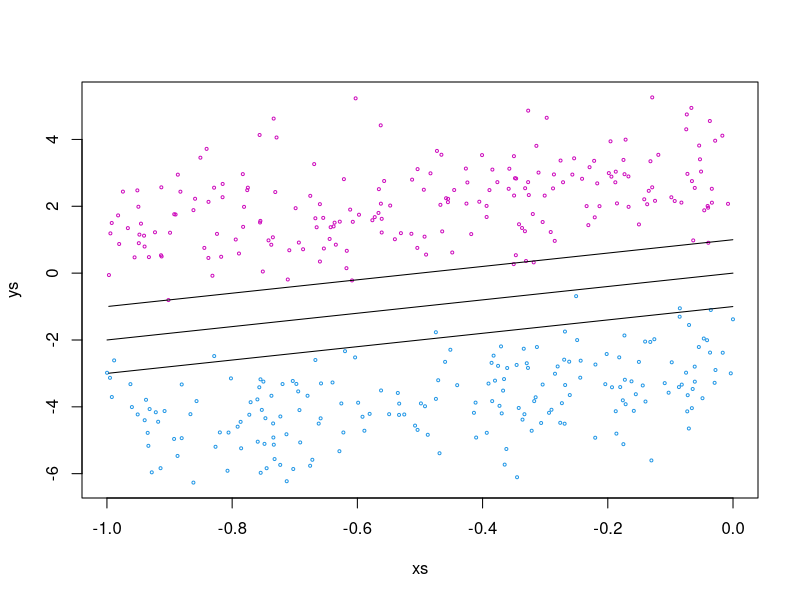

The R script that drew this image:
xs <- runif(400,min=-1,max=0)
err <- rnorm(400,mean=0)
zs <- sample(c(1,-1),400,replace=TRUE)
ys <- 2*xs+3*zs+err

png("images/svm2.png")
plot(xs,ys,col=zs+5,cex=0.4)
lines(xs,2*xs,lty="solid")
lines(xs,2*xs+1,lty="dashed")
lines(xs,2*xs-1,lty="dashed")
dev.off()

